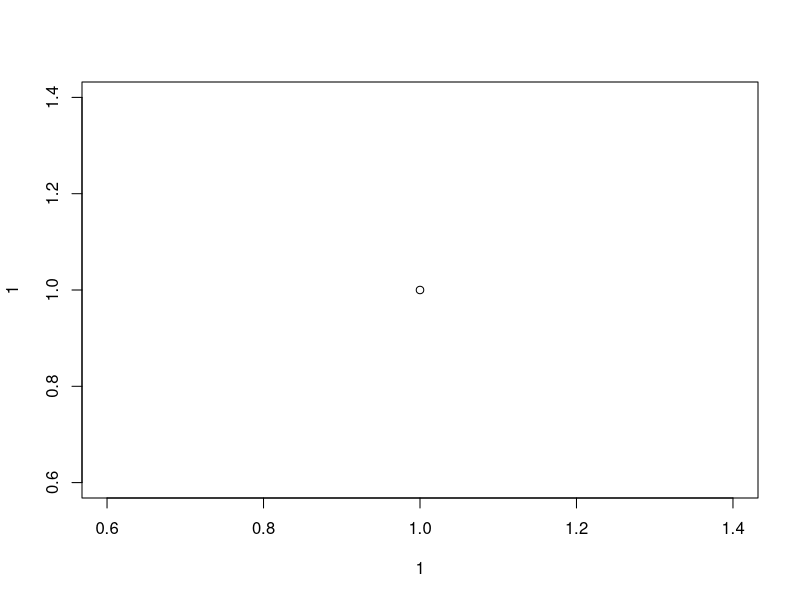
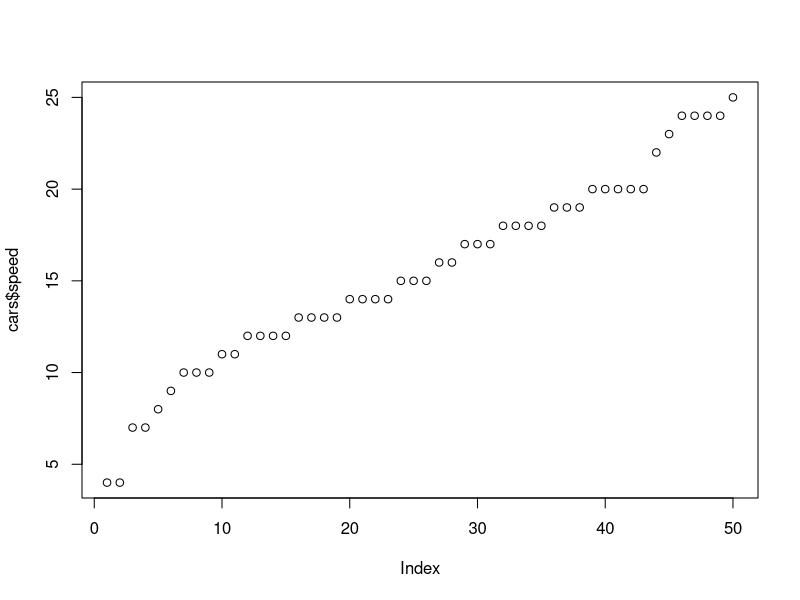
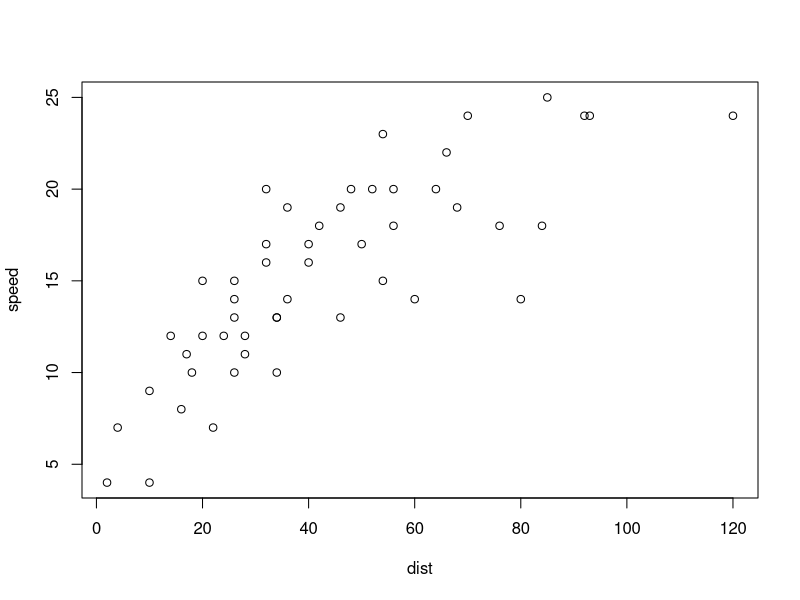
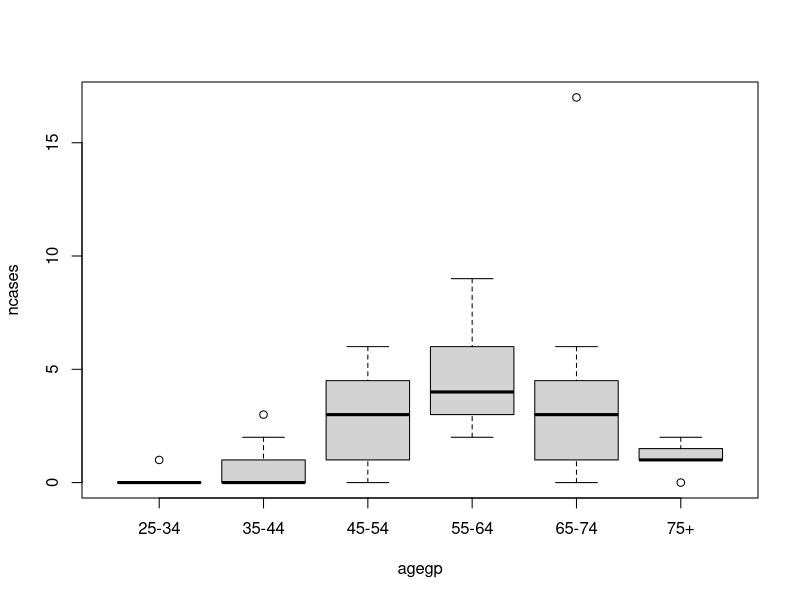
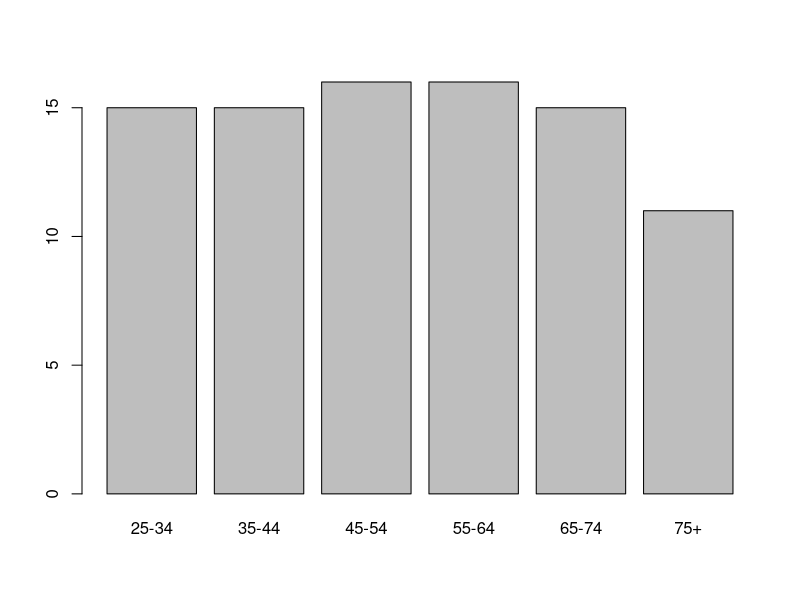
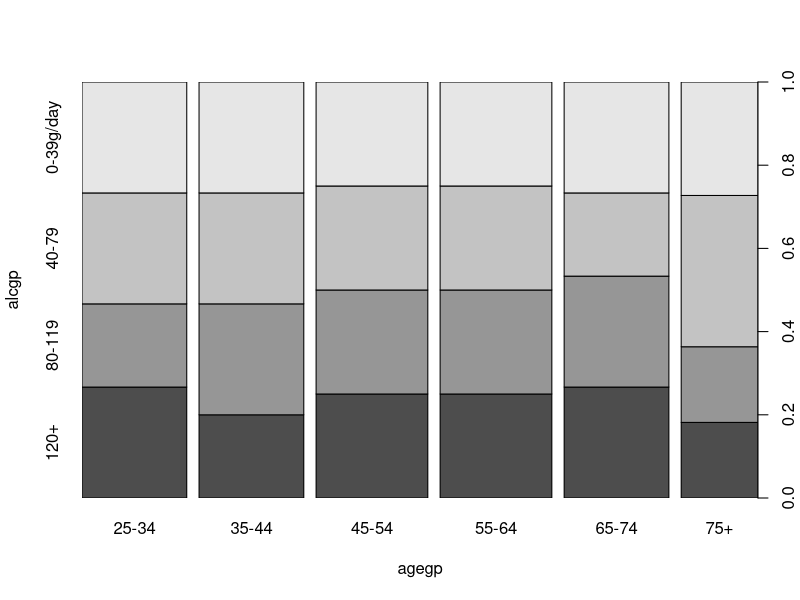
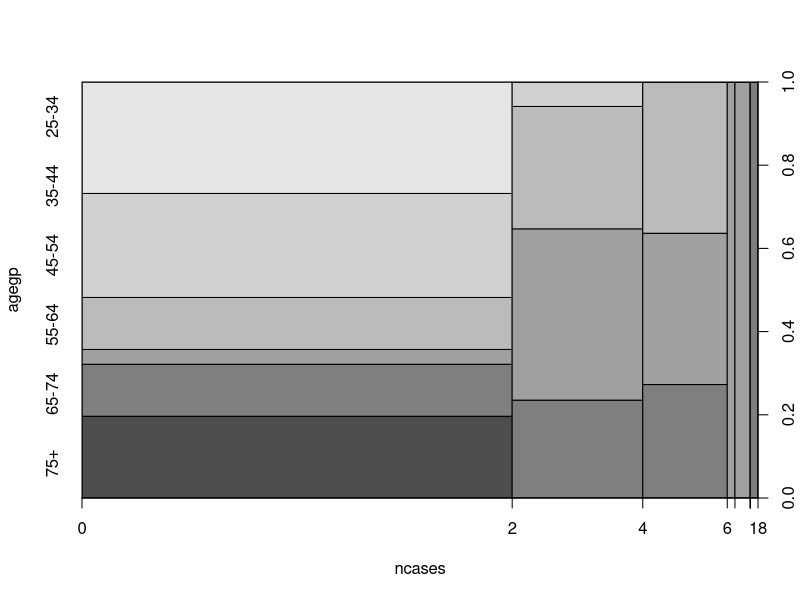
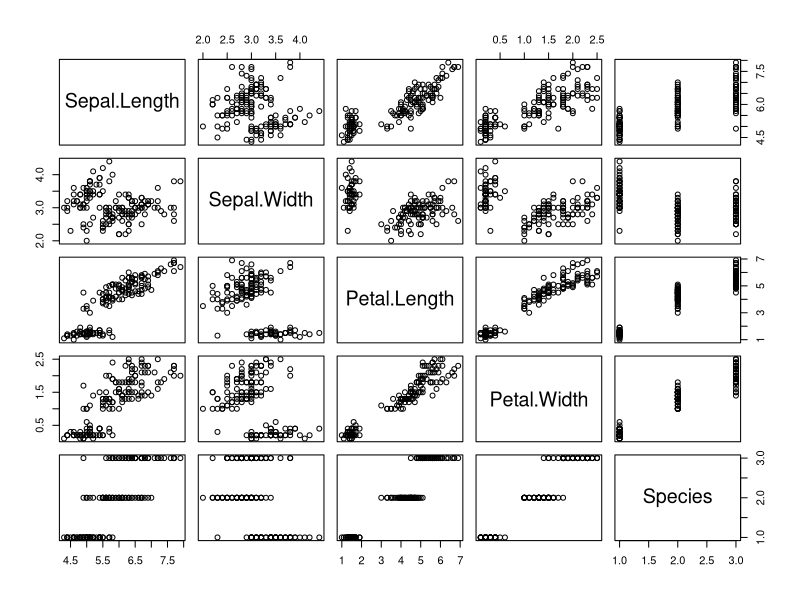

Recreate these plots in R, in order.
## ---- chunk 1
#| echo: true
#| out.width: 85%
plot(x = 1, y = 1)
## ---- chunk 2
#| echo: true
#| out.width: 100%
plot(cars$speed)
## ---- chunk 3
#| echo: true
#| out.width: 100%
plot(speed ~ dist, data = cars)
## ---- chunk 4
#| echo: true
#| out.width: 100%
plot(ncases ~ agegp, data = esoph)
## ---- chunk 5
#| echo: true
#| out.width: 100%
plot(esoph$agegp)

## ---- chunk 6
#| echo: true
#| out.width: 100%

plot(alcgp ~ agegp, data = esoph)
## ---- chunk 7
#| echo: true
#| out.width: 100%
plot(agegp ~ ncases, data = esoph)
## ---- chunk 8
#| echo: true
#| out.width: 100%
plot(iris)
## ---- chunk 9
#| echo: true
#| out.width: 100%
hist(cars$speed)
## ---- chunk 10
#| echo: true
#| out.width: 100%
stripchart(cars$speed)
## ---- chunk 11
#| echo: true
#| out.width: 100%
dotchart(cars$speed)

## ---- chunk 12
#| echo: true
#| out.width: 100%
boxplot(cars$speed)
## ---- chunk 13
#| echo: true
#| out.width: 100%
pie(cars$dist)
## ---- chunk 14
#| echo: true
#| out.width: 100%
plot(cars$speed)
